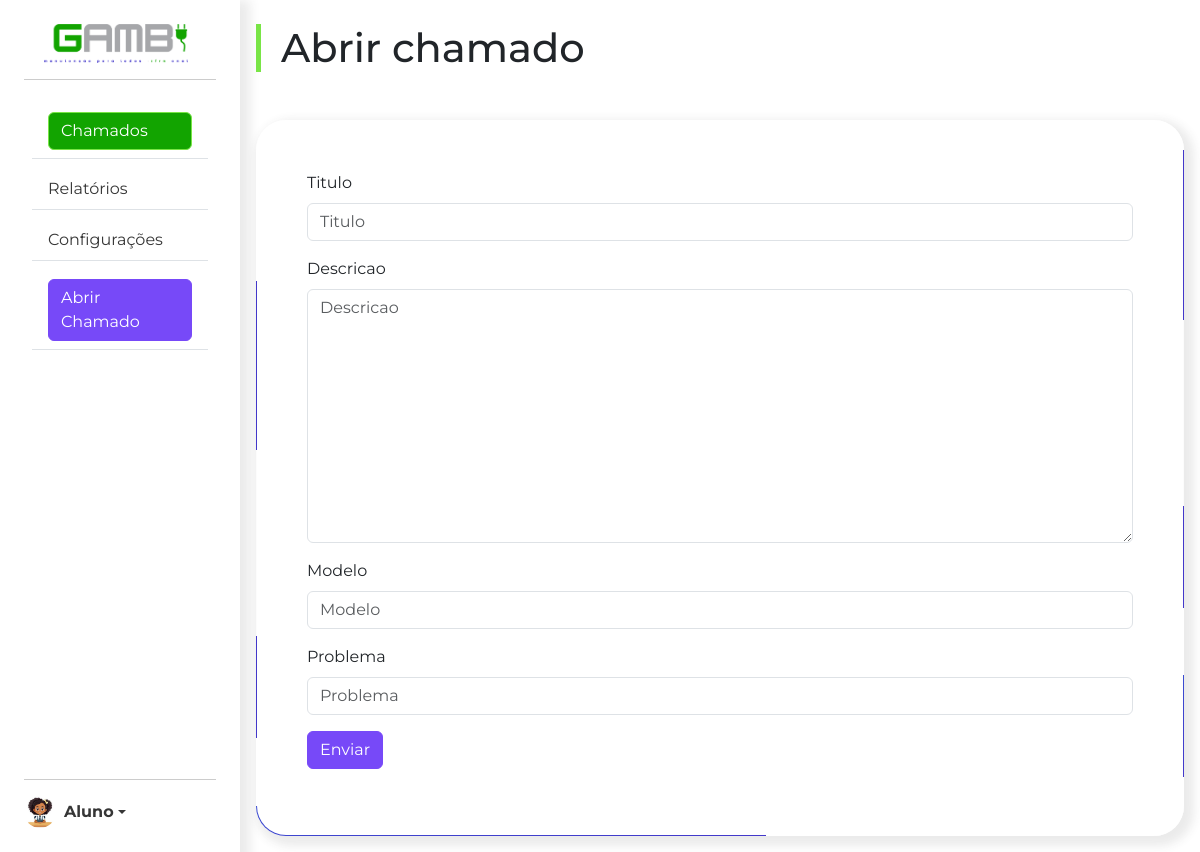
Page /dashboard/abrir-chamado (signed in) on the committed database.
### users/models.py (models this page shows, shortened)
class User(AbstractUser):
    cpf = models.CharField(max_length=11, unique=True, null=True)
    matricula = models.CharField(max_length=20, unique=True, null=True)
    telefone = models.CharField(max_length=15, blank=True, null=True)
    foto_perfil = models.ImageField(upload_to='Usuario', null=True, blank=True, default='../media/Padrao/perfil_default.png')
    tipo_usuario = models.CharField(
        max_length=20,
        choices=[
            ('1', 'Aluno'),
            ('2', 'Externo'),
            ('3', 'Servidor'),
            ('4', 'Professor'),
        ],
        default='4'
    )

### gambiarra/views.py (the view, shortened to what this page needs)
# urls.py: path('abrir-chamado', views.ChamadoForms.as_view(), name='abrir-chamado'),
@method_decorator(login_required, name='dispatch')
class ChamadoForms(View):
    chamado = ChamadoItemForm()
    def get(self, request):
        return render(request, 'dashboard/chamado/registrar.html', {'chamado': self.chamado, 'titulo': "Abrir chamado"})

### gambiarra/forms.py (shortened to what this page needs)
class ChamadoItemForm(forms.ModelForm):
    modelo = forms.CharField(max_length=30)
    problema = forms.CharField(max_length=30)
    class Meta:
        model = Chamado
        fields = ['titulo', 'descricao', 'modelo', 'problema']

### gambiarra/templates/dashboard/chamado/registrar.html (shortened to what this page needs)
{% extends 'dashboard/base.html' %}
{% load static %}
{% load bootstrap5 %}
{% block conteudo %}
    <section >
        <form method="post">
            {% bootstrap_form chamado %}
            <input type="submit"  class="btn btn-primary" value="Enviar" >
        </form>
    </section>
{% endblock %}

### gambiarra/templates/dashboard/base.html (shortened to what this page needs)
{% load static %}
{% load bootstrap5 %}
{% bootstrap_css %}
<!DOCTYPE html>
<html lang="pt-br">
<head>
    <link href="https://cdn.jsdelivr.net/npm/bootstrap@5.3.3/dist/css/bootstrap.min.css" rel="stylesheet"
>
    <link rel="stylesheet" href="{% static 'gambiarra/css/dashboard.css'%}">
</head>
<body>
    <nav class="sidebar d-flex flex-column flex-shrink-0 p-4">
        <a href="{% url 'gambiarra:dashboard' %}" class="d-flex align-items-center justify-content-center mb-3 mb-md-0 me-md-auto text-white text-decoration-none">
          <img  class="bi me-2 img-fluid w-75" src="{% static 'gambiarra/img/logo.png' %}" alt="">
        </a>
        <hr>
        <ul class="nav nav-pills flex-column mb-auto p-2">
          <li class="nav-item">
            <a href="{% url 'gambiarra:dashboard' %}"  class="nav-link w-100"><button style="text-align: start;" class="btn btn-success w-100" aria-current="page">
              Chamados
            </button>
          </a>
          </li>
          <li  class="nav-item">
            <a href="#" class="nav-link">
              Relatórios
            </a>
          </li>
          <li  class="nav-item">
            <a href="#" class="nav-link ">
              Configurações
            </a>
          </li>
          {% if request.user.tipo_usuario != '4' %}
          <li class="nav-item">
            <a href="{% url 'gambiarra:abrir-chamado' %}" class="nav-link w-100"><button style="text-align: start;" class="btn btn-primary w-100" aria-current="page">
              Abrir Chamado
            </button></a>
          </li>
          {% endif %}
        </ul>
        <hr>
        <div class="dropdown">
          <a href="#" class="d-flex align-items-center  text-decoration-none dropdown-toggle" id="dropdownUser1" data-bs-toggle="dropdown" aria-expanded="false">
            <img src="{{request.user.foto_perfil.url }}" alt="" width="32" height="32" class="rounded-circle me-2">
            <strong>{{ request.user.username }}</strong>
          </a>
        </div>
    </nav>
    <main class="main-content p-3">
      <div class="container mt-2" style="border-left: 5px solid #79E546; padding-left: 20px ;">
        <h1>{{ titulo }}</h1>
      </div>
      <div id="card-main" class="container mt-5">
        {% block conteudo %}
        {% endblock %}
      </div>
    </main>
</body>
</html>

### static/gambiarra/css/dashboard.css (style rules this page uses)
* { font-family: 'Montserrat', sans-serif; }
* { font-family: 'Montserrat', sans-serif; font-weight: 400; }
nav, a { color: #363636 !important; }
.nav-pills > .nav-item { display: flex !important; border-bottom: 1px solid var(--gray-ligth, #DEE2E6); }
.nav-pills { gap: 10px; }
.nav-link { justify-content: start !important; }
.btn-primary { background-color:#7749F8; border-color: #7749F8; }
.btn-success { background-color:#12a400; border-color: #79E546; }
body { display: flex; height: 100vh; margin: 0; }
.sidebar { width: 20vw; height: 100vh; overflow-y: auto; background-color: #343a40; color: white; background-color: #FFFFFF !important; box-shadow: 5px 5px 10px 5px rgba(54, 54, 54, 0.10) !important; }
.main-content { width: 80vw; overflow-y: auto; }
#card-main { padding: 50px; background: linear-gradient(white, white) padding-box, linear-gradient(-8deg, rgba(255,255,255,1) 7%, rgba(67,56,202,1) 7%, rgba(58,76,209,1) 19%, rgba(255,255,255,1) 19%, rgba(255,255,255,1) 27%, rgba(67,56,202,1) 27%, rgba(67,56,202,1) 39%, rgba(252,252,252,1) 39%, rgba(252,252,252,1) 61%, rgba(67,56,202,1) 61%, rgba(67,56,202,1) 81%, rgba(255,255,255,1) 81%) border-box; border: 1px solid transparent; box-shadow: 5px 5px 10px 5px rgba(54, 54, 54, 0.10) !important; border-radius: 30px !important; }

### rows in the picture
User: user.foto_perfil (picture), user.username "Aluno"

### other values in the picture
{{ titulo }} "Abrir chamado"
